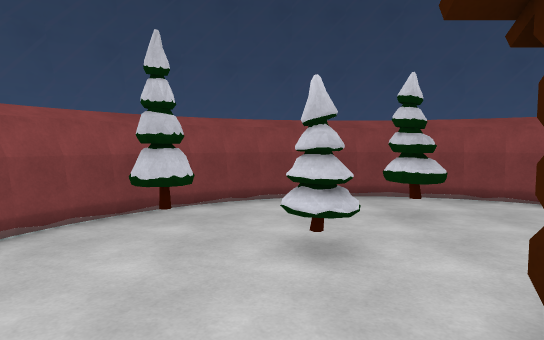
View 1 (above)

13 first-person views from a walk through a scene from a Unity 3-D project. The camera is 1.5 m above the floor, tilts 4° down and sees 75° across. The floor is counted in squares, 1 m on a side. Each view is taken from the middle of a square. On the plan, view 1 faces up. The plan holds only what a view shows up to about 16 squares ahead; the rest is blank. The place goes on beyond the plan. The player character is not drawn.

View 2
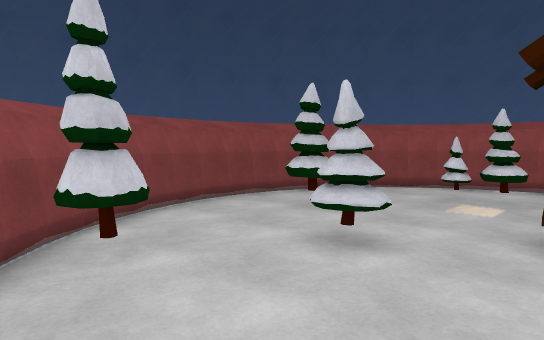

View 3
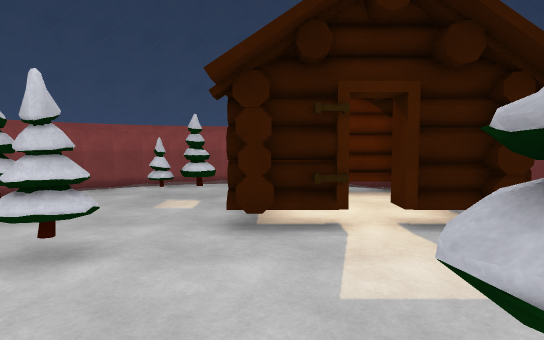

View 4
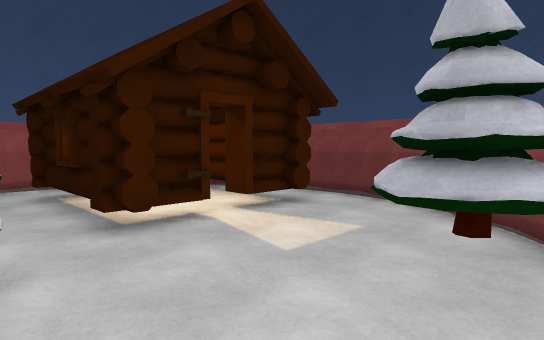

View 5
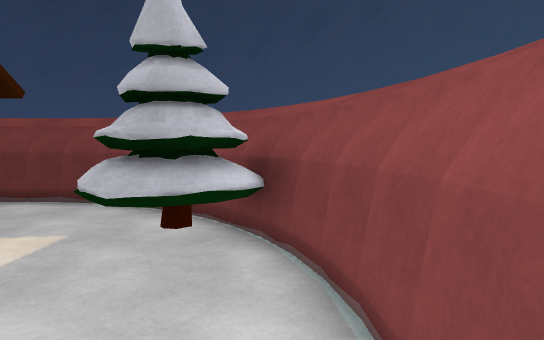

View 6
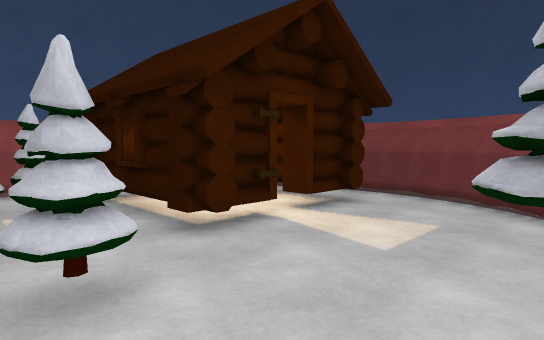

View 7
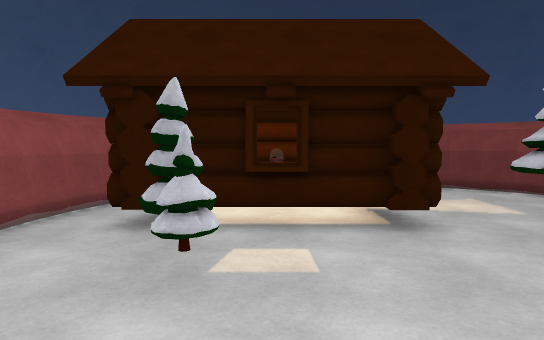

View 8
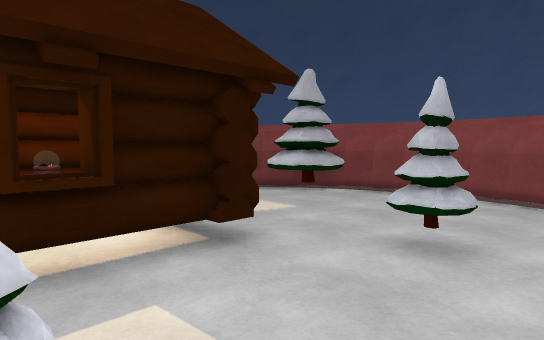

View 9
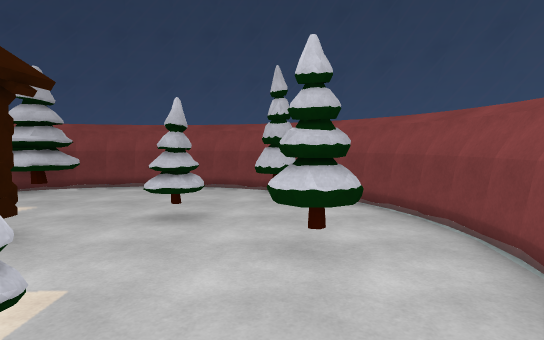

View 10
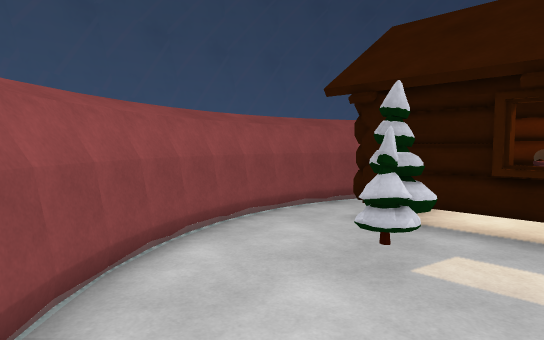

View 11
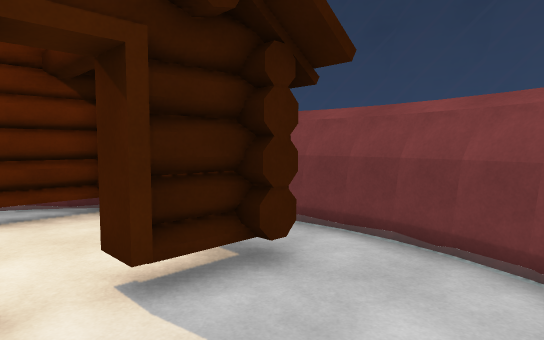

View 12
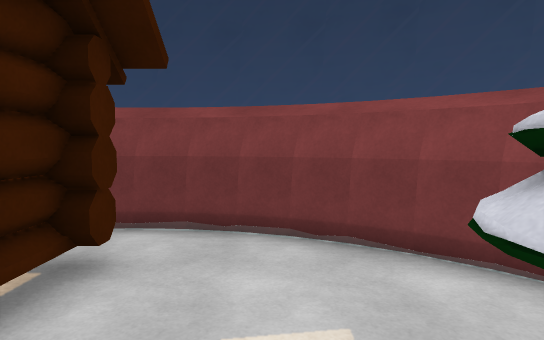

View 13
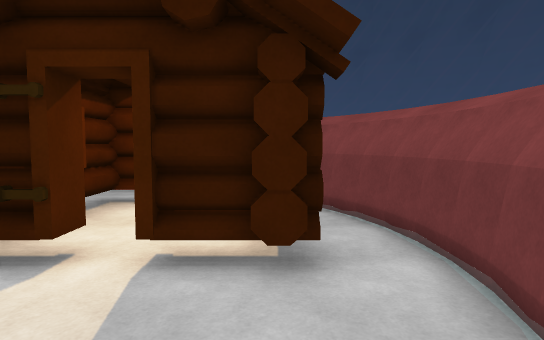

### Floor plan
Key: @ floor where view 1 was taken; # wall or solid block; . floor; T pine tree; H house.
Columns run from 5 left of view 1 to 10 right of it. Each row starts with its distance up from view 1.
 10    ##########
  9   ###......###
  8  ##T....TT...##
  7  #TT....T.....#
  6 ##............##
  5 #....TT....T...#
  4 #..........TT..#
  3 #.......H.HHH..#
  2 #......HHHHHHH.#
  1 #.TT...HH...HH.#
  0 ##TTT@......HH##
 -1  #TT...HH...H
 -2  ##....HHHHHH#
 -3   ###...H. ###
 -4    ##########

Where each view was taken, in squares from view 1:
view 1: 0 up, 0 right, facing up
view 2: 2 up, 4 left, facing up-right
view 3: 2 up, 4 left, facing right
view 4: 5 up, 4 left, facing down-right
view 5: 5 up, 4 left, facing down
view 6: 6 up, 3 left, facing down-right
view 7: 9 up, 5 right, facing down
view 8: 7 up, 6 right, facing down-left
view 9: 7 up, 8 right, facing left
view 10: 9 up, 4 right, facing down-right
view 11: 1 up, 1 left, facing down-right
view 12: 2 up, 0 right, facing down
view 13: 2 down, 2 left, facing right
